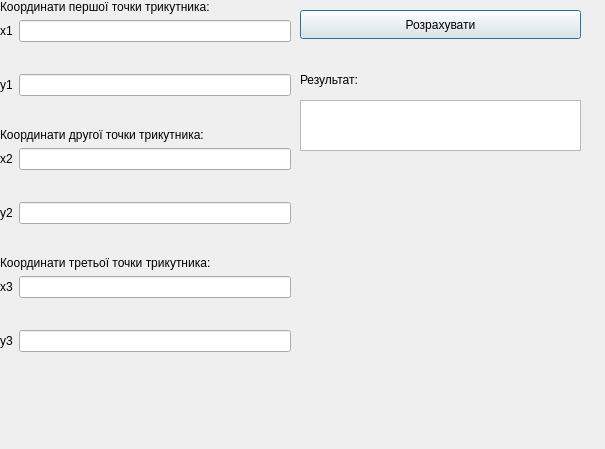
<?xml version="1.0" encoding="UTF-8"?>
<ui version="4.0">
 <class>lr1</class>
 <widget class="QDialog" name="lr1">
  <property name="geometry">
   <rect>
    <x>0</x>
    <y>0</y>
    <width>605</width>
    <height>449</height>
   </rect>
  </property>
  <property name="windowTitle">
   <string>Dialog</string>
  </property>
  <widget class="QWidget" name="formLayoutWidget">
   <property name="geometry">
    <rect>
     <x>0</x>
     <y>0</y>
     <width>291</width>
     <height>435</height>
    </rect>
   </property>
   <layout class="QFormLayout" name="formLayout">
    <item row="0" column="0" colspan="2">
     <widget class="QLabel" name="m_label">
      <property name="text">
       <string>Координати першої точки трикутника:</string>
      </property>
     </widget>
    </item>
    <item row="1" column="0">
     <widget class="QLabel" name="label">
      <property name="text">
       <string>x1</string>
      </property>
     </widget>
    </item>
    <item row="1" column="1">
     <widget class="QLineEdit" name="x_1Edit"/>
    </item>
    <item row="3" column="0">
     <widget class="QLabel" name="label_2">
      <property name="text">
       <string>y1</string>
      </property>
     </widget>
    </item>
    <item row="3" column="1">
     <widget class="QLineEdit" name="y_1Edit"/>
    </item>
    <item row="4" column="0" colspan="2">
     <spacer name="horizontalSpacer">
      <property name="orientation">
       <enum>Qt::Horizontal</enum>
      </property>
      <property name="sizeHint" stdset="0">
       <size>
        <width>40</width>
        <height>20</height>
       </size>
      </property>
     </spacer>
    </item>
    <item row="5" column="0" colspan="2">
     <widget class="QLabel" name="label_8">
      <property name="text">
       <string>Координати другої точки трикутника:</string>
      </property>
     </widget>
    </item>
    <item row="7" column="0">
     <widget class="QLabel" name="label_3">
      <property name="text">
       <string>x2</string>
      </property>
     </widget>
    </item>
    <item row="7" column="1">
     <widget class="QLineEdit" name="x_2Edit"/>
    </item>
    <item row="8" column="0" colspan="2">
     <spacer name="horizontalSpacer_3">
      <property name="orientation">
       <enum>Qt::Horizontal</enum>
      </property>
      <property name="sizeHint" stdset="0">
       <size>
        <width>40</width>
        <height>20</height>
       </size>
      </property>
     </spacer>
    </item>
    <item row="9" column="0">
     <widget class="QLabel" name="label_4">
      <property name="text">
       <string>y2</string>
      </property>
     </widget>
    </item>
    <item row="9" column="1">
     <widget class="QLineEdit" name="y_2Edit"/>
    </item>
    <item row="11" column="0" colspan="2">
     <widget class="QLabel" name="label_9">
      <property name="text">
       <string>Координати третьої точки трикутника:</string>
      </property>
     </widget>
    </item>
    <item row="13" column="0">
     <widget class="QLabel" name="label_5">
      <property name="text">
       <string>x3</string>
      </property>
     </widget>
    </item>
    <item row="13" column="1">
     <widget class="QLineEdit" name="x_3Edit"/>
    </item>
    <item row="14" column="0" colspan="2">
     <spacer name="horizontalSpacer_5">
      <property name="orientation">
       <enum>Qt::Horizontal</enum>
      </property>
      <property name="sizeHint" stdset="0">
       <size>
        <width>40</width>
        <height>20</height>
       </size>
      </property>
     </spacer>
    </item>
    <item row="15" column="0">
     <widget class="QLabel" name="label_6">
      <property name="text">
       <string>y3</string>
      </property>
     </widget>
    </item>
    <item row="15" column="1">
     <widget class="QLineEdit" name="y_3Edit"/>
    </item>
    <item row="2" column="0" colspan="2">
     <spacer name="horizontalSpacer_2">
      <property name="orientation">
       <enum>Qt::Horizontal</enum>
      </property>
      <property name="sizeHint" stdset="0">
       <size>
        <width>40</width>
        <height>20</height>
       </size>
      </property>
     </spacer>
    </item>
    <item row="10" column="0" colspan="2">
     <spacer name="horizontalSpacer_4">
      <property name="orientation">
       <enum>Qt::Horizontal</enum>
      </property>
      <property name="sizeHint" stdset="0">
       <size>
        <width>40</width>
        <height>20</height>
       </size>
      </property>
     </spacer>
    </item>
   </layout>
  </widget>
  <widget class="QPushButton" name="pushButton">
   <property name="geometry">
    <rect>
     <x>300</x>
     <y>10</y>
     <width>281</width>
     <height>29</height>
    </rect>
   </property>
   <property name="cursor">
    <cursorShape>PointingHandCursor</cursorShape>
   </property>
   <property name="text">
    <string>Розрахувати</string>
   </property>
  </widget>
  <widget class="QTextBrowser" name="triangle_check">
   <property name="geometry">
    <rect>
     <x>300</x>
     <y>100</y>
     <width>281</width>
     <height>51</height>
    </rect>
   </property>
   <property name="cursor" stdset="0">
    <cursorShape>ForbiddenCursor</cursorShape>
   </property>
   <property name="focusPolicy">
    <enum>Qt::NoFocus</enum>
   </property>
   <property name="contextMenuPolicy">
    <enum>Qt::DefaultContextMenu</enum>
   </property>
  </widget>
  <widget class="QLabel" name="label_7">
   <property name="geometry">
    <rect>
     <x>300</x>
     <y>70</y>
     <width>71</width>
     <height>20</height>
    </rect>
   </property>
   <property name="text">
    <string>Результат:</string>
   </property>
  </widget>
 </widget>
 <resources/>
 <connections/>
</ui>
